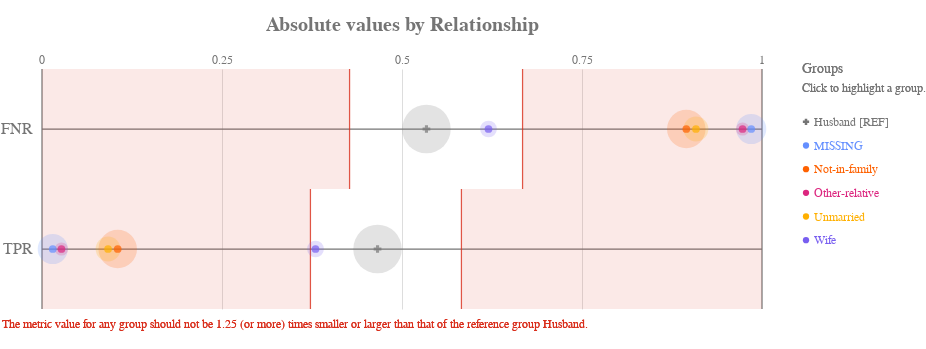

Notebook cell for this chart:
### Code cell
ap.absolute(bdf, metrics, 'relationship', fairness_threshold = disparity_tolerance)

### Figure 1 — Vega-Lite specification as saved in the notebook (floating-point values rounded to 4 significant figures)
{"config": {"view": {"continuousWidth": 400, "continuousHeight": 300, "strokeWidth": 0}, "axisLeft": {"labelColor": "rgb(117,117,117)", "labelFont": "Arial", "labelFontSize": 16}, "title": {"align": "center", "baseline": "middle", "color": "rgb(117,117,117)", "font": "Arial", "fontSize": 20, "fontWeight": "bold"}}, "layer": [{"data": {"name": "data-311d8377a33e1947b22d1680bd870927"}, "mark": {"type": "rule", "stroke": "rgb(117,117,117)", "strokeWidth": 1.25, "tooltip": ""}, "encoding": {"x": {"type": "quantitative", "field": "start", "scale": {"domain": [0, 1], "range": [40.0, 760.0]}}, "x2": {"field": "end"}, "y": {"type": "nominal", "axis": {"domain": false, "labelAngle": 0, "labelPadding": -30, "orient": "left", "ticks": false, "title": ""}, "field": "y_position", "scale": {"domain": ["FNR", "TPR"], "range": [30.0, 270.0]}}}}, {"data": {"name": "data-6cfe259518f6c7b358d8f836a73e6b7f"}, "mark": {"type": "rule", "stroke": "rgb(117,117,117)", "strokeWidth": 1.25, "tooltip": ""}, "encoding": {"x": {"type": "quantitative", "field": "x_position", "scale": {"domain": [0, 1], "range": [40.0, 760.0]}}, "y": {"value": 30.0}, "y2": {"value": 270.0}}}, {"data": {"name": "data-60ed1133fa688d151d36705a369482e0"}, "mark": {"type": "text", "align": "center", "color": "rgb(117,117,117)", "font": "Arial", "fontSize": 12, "fontWeight": "normal", "tooltip": ""}, "encoding": {"text": {"type": "nominal", "field": "value"}, "x": {"type": "quantitative", "field": "value", "scale": {"domain": [0, 1], "range": [40.0, 760.0]}}, "y": {"value": 21.0}}}, {"layer": [{"mark": {"type": "rect", "opacity": 0.8, "stroke": "rgb(217, 46, 28)", "strokeWidth": 1.25, "tooltip": ""}, "encoding": {"x": {"type": "quantitative", "field": "lower_threshold_value", "scale": {"domain": [0, 1], "range": [40.0, 760.0]}}, "x2": {"field": "lower_threshold_value"}, "y": {"type": "nominal", "axis": {"domain": false, "grid": false, "labels": false, "ticks": false, "title": " "}, "field": "metric", "scale": {"domain": ["FNR", "TPR"], "range": [30.0, 270.0]}}}}, {"mark": {"type": "rect", "opacity": 0.8, "stroke": "rgb(217, 46, 28)", "strokeWidth": 1.25, "tooltip": ""}, "encoding": {"x": {"type": "quantitative", "field": "upper_threshold_value", "scale": {"domain": [0, 1], "range": [40.0, 760.0]}}, "x2": {"field": "upper_threshold_value"}, "y": {"type": "nominal", "axis": {"domain": false, "grid": false, "labels": false, "ticks": false, "title": " "}, "field": "metric", "scale": {"domain": ["FNR", "TPR"], "range": [30.0, 270.0]}}}}, {"layer": [{"mark": {"type": "rect", "fill": "rgb(217, 46, 28)", "opacity": 0.1, "tooltip": ""}, "encoding": {"x": {"type": "quantitative", "field": "lower_threshold_value", "scale": {"domain": [0, 1], "range": [40.0, 760.0]}}, "x2": {"field": "lower_end"}, "y": {"type": "nominal", "axis": {"domain": false, "grid": false, "labels": false, "ticks": false, "title": " "}, "field": "metric", "scale": {"domain": ["FNR", "TPR"], "range": [30.0, 270.0]}}}}, {"mark": {"type": "rect", "fill": "rgb(217, 46, 28)", "opacity": 0.1, "tooltip": ""}, "encoding": {"x": {"type": "quantitative", "field": "upper_threshold_value", "scale": {"domain": [0, 1], "range": [40.0, 760.0]}}, "x2": {"field": "upper_end"}, "y": {"type": "nominal", "axis": {"domain": false, "grid": false, "labels": false, "ticks": false, "title": " "}, "field": "metric", "scale": {"domain": ["FNR", "TPR"], "range": [30.0, 270.0]}}}}]}, {"data": {"name": "data-79dd248bdaa0ea02c535240e8ad022c8"}, "mark": {"type": "text", "align": "left", "baseline": "top", "fill": "rgb(217, 46, 28)", "font": "Arial", "fontSize": 12, "fontWeight": "normal", "tooltip": ""}, "encoding": {"text": {"value": "The metric value for any group should not be 1.25 (or more) times smaller or larger than that of the reference group Husband."}, "x": {"value": 0}, "y": {"value": 280.0}}}], "data": {"name": "data-a584fb3f57242ec7a989c032ceb55483"}}, {"layer": [{"mark": "circle"}, {"data": {"name": "data-f68946283ad07125fd2acf224b9ed128"}, "mark": {"type": "circle", "opacity": 0.2}, "encoding": {"color": {"condition": {"type": "nominal", "field": "attribute_value", "legend": null, "scale": {"domain": ["Husband", "MISSING", "Not-in-family", "Other-relative", "Unmarried", "Wife"], "range": ["rgb(117,117,117)", "rgb(100, 143, 255)", "rgb(254, 97, 0)", "rgb(220, 38, 127)", "rgb(255, 176, 0)", "rgb(120, 94, 240)"]}, "selection": "selector031"}, "value": "rgb(224,224,224)"}, "size": {"type": "quantitative", "field": "group_size", "legend": null, "scale": {"domain": [0, 15830.0], "range": [0, 2827.0]}}, "tooltip": [{"type": "nominal", "field": "attribute_value", "title": "Group"}, {"type": "nominal", "field": "tooltip_group_size", "title": "Group Size"}, {"type": "nominal", "field": "tooltip_disparity_explanation_fnr", "title": "Disparity"}, {"type": "quantitative", "field": "fnr", "format": ".2f", "title": "FNR"}], "x": {"type": "quantitative", "axis": {"domain": false, "labels": false, "ticks": false, "title": null, "values": [0.25, 0.5, 0.75]}, "field": "fnr", "scale": {"domain": [0, 1], "range": [40.0, 760.0]}}, "y": {"type": "nominal", "axis": {"domain": false, "grid": false, "labels": false, "ticks": false, "title": " "}, "field": "metric_variable", "scale": {"domain": ["FNR", "TPR"], "range": [30.0, 270.0]}}}, "selection": {"selector033": {"type": "multi", "empty": "all", "fields": ["attribute_value"]}}, "transform": [{"calculate": "'FNR'", "as": "metric_variable"}]}, {"data": {"name": "data-f68946283ad07125fd2acf224b9ed128"}, "mark": {"type": "circle", "opacity": 0.2}, "encoding": {"color": {"condition": {"type": "nominal", "field": "attribute_value", "legend": null, "scale": {"domain": ["Husband", "MISSING", "Not-in-family", "Other-relative", "Unmarried", "Wife"], "range": ["rgb(117,117,117)", "rgb(100, 143, 255)", "rgb(254, 97, 0)", "rgb(220, 38, 127)", "rgb(255, 176, 0)", "rgb(120, 94, 240)"]}, "selection": "selector031"}, "value": "rgb(224,224,224)"}, "size": {"type": "quantitative", "field": "group_size", "legend": null, "scale": {"domain": [0, 15830.0], "range": [0, 2827.0]}}, "tooltip": [{"type": "nominal", "field": "attribute_value", "title": "Group"}, {"type": "nominal", "field": "tooltip_group_size", "title": "Group Size"}, {"type": "nominal", "field": "tooltip_disparity_explanation_tpr", "title": "Disparity"}, {"type": "quantitative", "field": "tpr", "format": ".2f", "title": "TPR"}], "x": {"type": "quantitative", "axis": {"domain": false, "labels": false, "ticks": false, "title": null, "values": [0.25, 0.5, 0.75]}, "field": "tpr", "scale": {"domain": [0, 1], "range": [40.0, 760.0]}}, "y": {"type": "nominal", "axis": {"domain": false, "grid": false, "labels": false, "ticks": false, "title": " "}, "field": "metric_variable", "scale": {"domain": ["FNR", "TPR"], "range": [30.0, 270.0]}}}, "selection": {"selector035": {"type": "multi", "empty": "all", "fields": ["attribute_value"]}}, "transform": [{"calculate": "'TPR'", "as": "metric_variable"}]}, {"layer": [{"mark": "point"}, {"data": {"name": "data-f68946283ad07125fd2acf224b9ed128"}, "mark": {"type": "point", "filled": true, "size": 60}, "encoding": {"color": {"condition": {"type": "nominal", "field": "attribute_value", "legend": null, "scale": {"domain": ["Husband", "MISSING", "Not-in-family", "Other-relative", "Unmarried", "Wife"], "range": ["rgb(117,117,117)", "rgb(100, 143, 255)", "rgb(254, 97, 0)", "rgb(220, 38, 127)", "rgb(255, 176, 0)", "rgb(120, 94, 240)"]}, "selection": "selector031"}, "value": "rgb(224,224,224)"}, "shape": {"type": "nominal", "field": "attribute_value", "legend": null, "scale": {"domain": ["Husband", "MISSING", "Not-in-family", "Other-relative", "Unmarried", "Wife"], "range": ["cross", "circle", "circle", "circle", "circle", "circle"]}}, "tooltip": [{"type": "nominal", "field": "attribute_value", "title": "Group"}, {"type": "nominal", "field": "tooltip_group_size", "title": "Group Size"}, {"type": "nominal", "field": "tooltip_disparity_explanation_fnr", "title": "Disparity"}, {"type": "quantitative", "field": "fnr", "format": ".2f", "title": "FNR"}], "x": {"type": "quantitative", "axis": {"domain": false, "labels": false, "ticks": false, "title": null, "values": [0.25, 0.5, 0.75]}, "field": "fnr", "scale": {"domain": [0, 1], "range": [40.0, 760.0]}}, "y": {"type": "nominal", "axis": {"domain": false, "grid": false, "labels": false, "ticks": false, "title": " "}, "field": "metric_variable", "scale": {"domain": ["FNR", "TPR"], "range": [30.0, 270.0]}}}, "selection": {"selector032": {"type": "multi", "empty": "all", "fields": ["attribute_value"]}}, "transform": [{"calculate": "'FNR'", "as": "metric_variable"}]}, {"data": {"name": "data-f68946283ad07125fd2acf224b9ed128"}, "mark": {"type": "point", "filled": true, "size": 60}, "encoding": {"color": {"condition": {"type": "nominal", "field": "attribute_value", "legend": null, "scale": {"domain": ["Husband", "MISSING", "Not-in-family", "Other-relative", "Unmarried", "Wife"], "range": ["rgb(117,117,117)", "rgb(100, 143, 255)", "rgb(254, 97, 0)", "rgb(220, 38, 127)", "rgb(255, 176, 0)", "rgb(120, 94, 240)"]}, "selection": "selector031"}, "value": "rgb(224,224,224)"}, "shape": {"type": "nominal", "field": "attribute_value", "legend": null, "scale": {"domain": ["Husband", "MISSING", "Not-in-family", "Other-relative", "Unmarried", "Wife"], "range": ["cross", "circle", "circle", "circle", "circle", "circle"]}}, "tooltip": [{"type": "nominal", "field": "attribute_value", "title": "Group"}, {"type": "nominal", "field": "tooltip_group_size", "title": "Group Size"}, {"type": "nominal", "field": "tooltip_disparity_explanation_tpr", "title": "Disparity"}, {"type": "quantitative", "field": "tpr", "format": ".2f", "title": "TPR"}], "x": {"type": "quantitative", "axis": {"domain": false, "labels": false, "ticks": false, "title": null, "values": [0.25, 0.5, 0.75]}, "field": "tpr", "scale": {"domain": [0, 1], "range": [40.0, 760.0]}}, "y": {"type": "nominal", "axis": {"domain": false, "grid": false, "labels": false, "ticks": false, "title": " "}, "field": "metric_variable", "scale": {"domain": ["FNR", "TPR"], "range": [30.0, 270.0]}}}, "selection": {"selector034": {"type": "multi", "empty": "all", "fields": ["attribute_value"]}}, "transform": [{"calculate": "'TPR'", "as": "metric_variable"}]}]}]}, {"layer": [{"mark": {"type": "point", "filled": true, "opacity": 1, "size": 39.48}, "encoding": {"color": {"condition": {"type": "nominal", "field": "attribute_value", "legend": null, "scale": {"domain": ["Husband", "MISSING", "Not-in-family", "Other-relative", "Unmarried", "Wife"], "range": ["rgb(117,117,117)", "rgb(100, 143, 255)", "rgb(254, 97, 0)", "rgb(220, 38, 127)", "rgb(255, 176, 0)", "rgb(120, 94, 240)"]}, "selection": "selector031"}, "value": "rgb(224,224,224)"}, "shape": {"type": "nominal", "field": "attribute_value", "legend": null, "scale": {"domain": ["Husband", "MISSING", "Not-in-family", "Other-relative", "Unmarried", "Wife"], "range": ["cross", "circle", "circle", "circle", "circle", "circle"]}}, "x": {"value": 804}, "y": {"type": "nominal", "axis": {"domain": false, "grid": false, "labels": false, "ticks": false, "title": " "}, "field": "attribute_value", "scale": {"domain": ["Husband", "MISSING", "Not-in-family", "Other-relative", "Unmarried", "Wife"], "range": [71, 213]}}}, "selection": {"selector031": {"type": "multi", "empty": "all", "fields": ["attribute_value"]}}}, {"mark": {"type": "text", "align": "left", "baseline": "middle", "font": "Arial", "fontSize": 12, "fontWeight": "normal"}, "encoding": {"color": {"condition": {"type": "nominal", "field": "attribute_value", "legend": null, "scale": {"domain": ["Husband", "MISSING", "Not-in-family", "Other-relative", "Unmarried", "Wife"], "range": ["rgb(117,117,117)", "rgb(100, 143, 255)", "rgb(254, 97, 0)", "rgb(220, 38, 127)", "rgb(255, 176, 0)", "rgb(120, 94, 240)"]}, "selection": "selector031"}, "value": "rgb(224,224,224)"}, "text": {"type": "nominal", "field": "label"}, "x": {"value": 812}, "y": {"type": "nominal", "axis": {"domain": false, "grid": false, "labels": false, "ticks": false, "title": " "}, "field": "attribute_value", "scale": {"domain": ["Husband", "MISSING", "Not-in-family", "Other-relative", "Unmarried", "Wife"], "range": [71, 213]}}}, "selection": {"selector036": {"type": "multi", "empty": "all", "fields": ["attribute_value"]}}}, {"data": {"name": "data-79dd248bdaa0ea02c535240e8ad022c8"}, "mark": {"type": "text", "align": "left", "baseline": "middle", "color": "rgb(117,117,117)", "font": "Arial", "fontSize": 12, "fontWeight": "normal"}, "encoding": {"text": {"value": "Click to highlight a group."}, "x": {"value": 800}, "y": {"value": 49}}}, {"data": {"name": "data-79dd248bdaa0ea02c535240e8ad022c8"}, "mark": {"type": "text", "align": "left", "baseline": "middle", "color": "rgb(117,117,117)", "font": "Arial", "fontSize": 14, "fontWeight": "normal"}, "encoding": {"text": {"value": "Groups"}, "x": {"value": 800}, "y": {"value": 30}}}], "data": {"name": "data-167f1c496ec713c1a43b6f7dca968f51"}}], "height": 300, "padding": {"top": 15, "bottom": 10}, "resolve": {"scale": {"size": "independent", "y": "independent"}}, "title": "Absolute values by Relationship", "width": 800, "$schema": "https://vega.github.io/schema/vega-lite/v4.8.1.json", "datasets": {"data-311d8377a33e1947b22d1680bd870927": [{"y_position": "FNR", "start": 0, "end": 1}, {"y_position": "TPR", "start": 0, "end": 1}], "data-6cfe259518f6c7b358d8f836a73e6b7f": [{"x_position": 0}, {"x_position": 1}], "data-60ed1133fa688d151d36705a369482e0": [{"value": 0.0}, {"value": 0.25}, {"value": 0.5}, {"value": 0.75}, {"value": 1.0}], "data-a584fb3f57242ec7a989c032ceb55483": [{"lower_end": 0, "upper_end": 1, "lower_threshold_value": 0.4272, "upper_threshold_value": 0.6675, "metric": "FNR"}, {"lower_end": 0, "upper_end": 1, "lower_threshold_value": 0.3728, "upper_threshold_value": 0.5825, "metric": "TPR"}], "data-79dd248bdaa0ea02c535240e8ad022c8": [{"a": 1, "b": 0}, {"a": 1, "b": 0}], "data-f68946283ad07125fd2acf224b9ed128": [{"attribute_name": "relationship", "attribute_value": "Husband", "group_size": 13193, "total_entities": 32561, "fnr": 0.534, "tpr": 0.466, "fnr_disparity": 1.0, "tpr_disparity": 1.0, "fnr_disparity_scaled": 0.0, "tpr_disparity_scaled": 0.0, "tooltip_group_size": "13,193 (40.52%)", "tooltip_disparity_explanation_fnr": "Reference group", "tooltip_disparity_explanation_tpr": "Reference group"}, {"attribute_name": "relationship", "attribute_value": "MISSING", "group_size": 5068, "total_entities": 32561, "fnr": 0.9851, "tpr": 0.01493, "fnr_disparity": 1.845, "tpr_disparity": 0.03203, "fnr_disparity_scaled": 0.8448, "tpr_disparity_scaled": -30.22, "tooltip_group_size": "5,068 (15.56%)", "tooltip_disparity_explanation_fnr": "1.84 times larger FNR than the reference group", "tooltip_disparity_explanation_tpr": "31.22 times smaller TPR than the reference group"}, {"attribute_name": "relationship", "attribute_value": "Not-in-family", "group_size": 8305, "total_entities": 32561, "fnr": 0.8949, "tpr": 0.1051, "fnr_disparity": 1.676, "tpr_disparity": 0.2256, "fnr_disparity_scaled": 0.6759, "tpr_disparity_scaled": -3.433, "tooltip_group_size": "8,305 (25.51%)", "tooltip_disparity_explanation_fnr": "1.68 times larger FNR than the reference group", "tooltip_disparity_explanation_tpr": "4.43 times smaller TPR than the reference group"}, {"attribute_name": "relationship", "attribute_value": "Other-relative", "group_size": 981, "total_entities": 32561, "fnr": 0.973, "tpr": 0.02703, "fnr_disparity": 1.822, "tpr_disparity": 0.05799, "fnr_disparity_scaled": 0.8222, "tpr_disparity_scaled": -16.24, "tooltip_group_size": "981 (3.01%)", "tooltip_disparity_explanation_fnr": "1.82 times larger FNR than the reference group", "tooltip_disparity_explanation_tpr": "17.24 times smaller TPR than the reference group"}, {"attribute_name": "relationship", "attribute_value": "Unmarried", "group_size": 3446, "total_entities": 32561, "fnr": 0.9083, "tpr": 0.09174, "fnr_disparity": 1.701, "tpr_disparity": 0.1969, "fnr_disparity_scaled": 0.701, "tpr_disparity_scaled": -4.08, "tooltip_group_size": "3,446 (10.58%)", "tooltip_disparity_explanation_fnr": "1.70 times larger FNR than the reference group", "tooltip_disparity_explanation_tpr": "5.08 times smaller TPR than the reference group"}, {"attribute_name": "relationship", "attribute_value": "Wife", "group_size": 1568, "total_entities": 32561, "fnr": 0.6201, "tpr": 0.3799, "fnr_disparity": 1.161, "tpr_disparity": 0.8151, "fnr_disparity_scaled": 0.1614, "tpr_disparity_scaled": -0.2268, "tooltip_group_size": "1,568 (4.82%)", "tooltip_disparity_explanation_fnr": "1.16 times larger FNR than the reference group", "tooltip_disparity_explanation_tpr": "1.23 times smaller TPR than the reference group"}], "data-167f1c496ec713c1a43b6f7dca968f51": [{"attribute_value": "Husband", "label": "Husband [REF]"}, {"attribute_value": "MISSING", "label": "MISSING"}, {"attribute_value": "Not-in-family", "label": "Not-in-family"}, {"attribute_value": "Other-relative", "label": "Other-relative"}, {"attribute_value": "Unmarried", "label": "Unmarried"}, {"attribute_value": "Wife", "label": "Wife"}]}}
